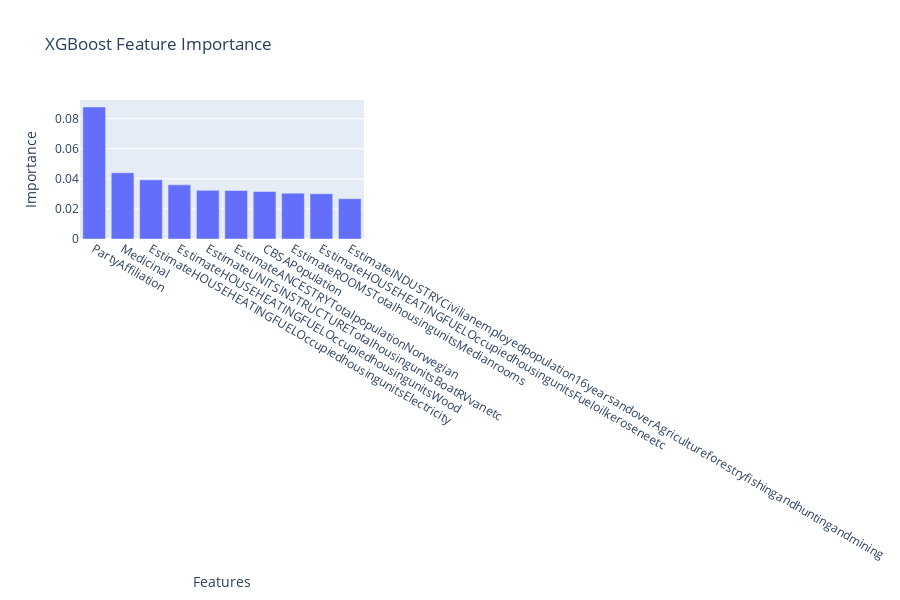

Notebook code cell kept with this figure:
### Code cell
# xgboost feature importance:
n=10
col_sorted_by_importance=xgb_clf_baseline.feature_importances_.argsort()[::-1][:n]
feat_imp=pd.DataFrame({
    'Features':X_train_transformed2.columns[col_sorted_by_importance],
    'Importance':xgb_clf_baseline.feature_importances_[col_sorted_by_importance]
})

import plotly.express as px
px.bar(feat_imp, x='Features', y='Importance',title="XGBoost Feature Importance")

### Figure 1 — Plotly figure (JSON) as saved in the notebook; plotly's stock layout.template omitted (floating-point values rounded to 4 significant figures)
{"data": [{"alignmentgroup": "True", "hoverlabel": {"namelength": 0}, "hovertemplate": "Features=%{x}<br>Importance=%{y}", "legendgroup": "", "marker": {"color": "#636efa"}, "name": "", "offsetgroup": "", "orientation": "v", "showlegend": false, "textposition": "auto", "type": "bar", "x": ["PartyAffiliation", "Medicinal", "EstimateHOUSEHEATINGFUELOccupiedhousingunitsElectricity", "EstimateHOUSEHEATINGFUELOccupiedhousingunitsWood", "EstimateUNITSINSTRUCTURETotalhousingunitsBoatRVvanetc", "EstimateANCESTRYTotalpopulationNorwegian", "CBSAPopulation", "EstimateROOMSTotalhousingunitsMedianrooms", "EstimateHOUSEHEATINGFUELOccupiedhousingunitsFueloilkeroseneetc", "EstimateINDUSTRYCivilianemployedpopulation16yearsandoverAgricultureforestryfishingandhuntingandmining"], "xaxis": "x", "y": [0.08779, 0.04405, 0.03933, 0.036, 0.03233, 0.03224, 0.03158, 0.03047, 0.0301, 0.0268], "yaxis": "y"}], "layout": {"barmode": "relative", "height": 600, "legend": {"tracegroupgap": 0}, "title": {"text": "XGBoost Feature Importance"}, "xaxis": {"anchor": "y", "domain": [0, 1], "title": {"text": "Features"}}, "yaxis": {"anchor": "x", "domain": [0, 1], "title": {"text": "Importance"}}}}
